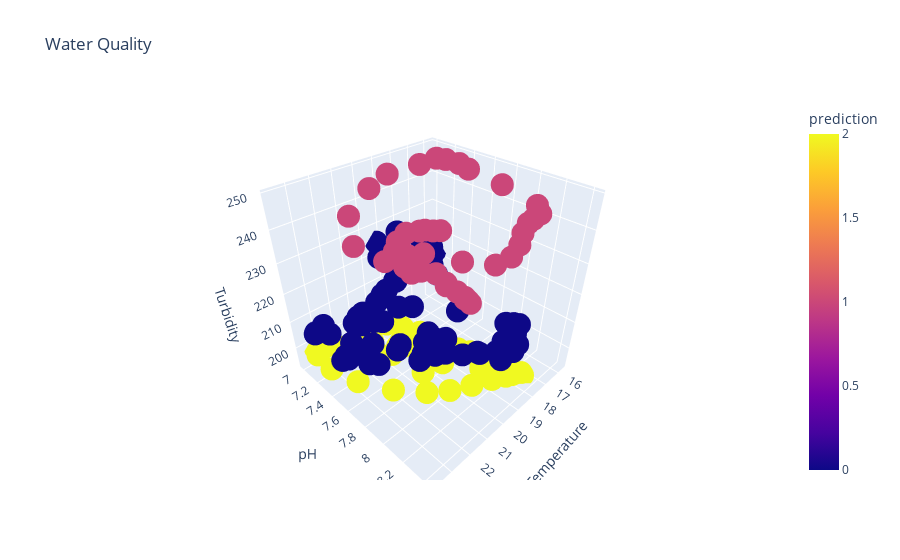

The code cell stored with this chart in its notebook:
### Code cell
# Drawing the clusters 
fig = px.scatter_3d(predictionDF.toPandas(), x='Temperature', y='pH', z='Turbidity',title='Water Quality',color='prediction')#, symbol='species')
fig.show()

### Figure 1 — Plotly figure (JSON) as saved in the notebook; plotly's stock layout.template omitted (floating-point values rounded to 4 significant figures; data arrays with more than 128 entries replaced by an {"elided": "..."} marker saying what was removed)
{"data": [{"hovertemplate": "Temperature=%{x}<br>pH=%{y}<br>Turbidity=%{z}<br>prediction=%{marker.color}<extra></extra>", "legendgroup": "", "marker": {"color": {"elided": "169 int values"}, "coloraxis": "coloraxis", "symbol": "circle"}, "mode": "markers", "name": "", "scene": "scene", "showlegend": false, "type": "scatter3d", "x": {"elided": "169 float values"}, "y": {"elided": "169 float values"}, "z": {"elided": "169 float values"}}], "layout": {"coloraxis": {"colorbar": {"title": {"text": "prediction"}}, "colorscale": [[0, "#0d0887"], [0.1111, "#46039f"], [0.2222, "#7201a8"], [0.3333, "#9c179e"], [0.4444, "#bd3786"], [0.5556, "#d8576b"], [0.6667, "#ed7953"], [0.7778, "#fb9f3a"], [0.8889, "#fdca26"], [1, "#f0f921"]]}, "legend": {"tracegroupgap": 0}, "scene": {"domain": {"x": [0, 1], "y": [0, 1]}, "xaxis": {"title": {"text": "Temperature"}}, "yaxis": {"title": {"text": "pH"}}, "zaxis": {"title": {"text": "Turbidity"}}}, "title": {"text": "Water Quality"}}}
